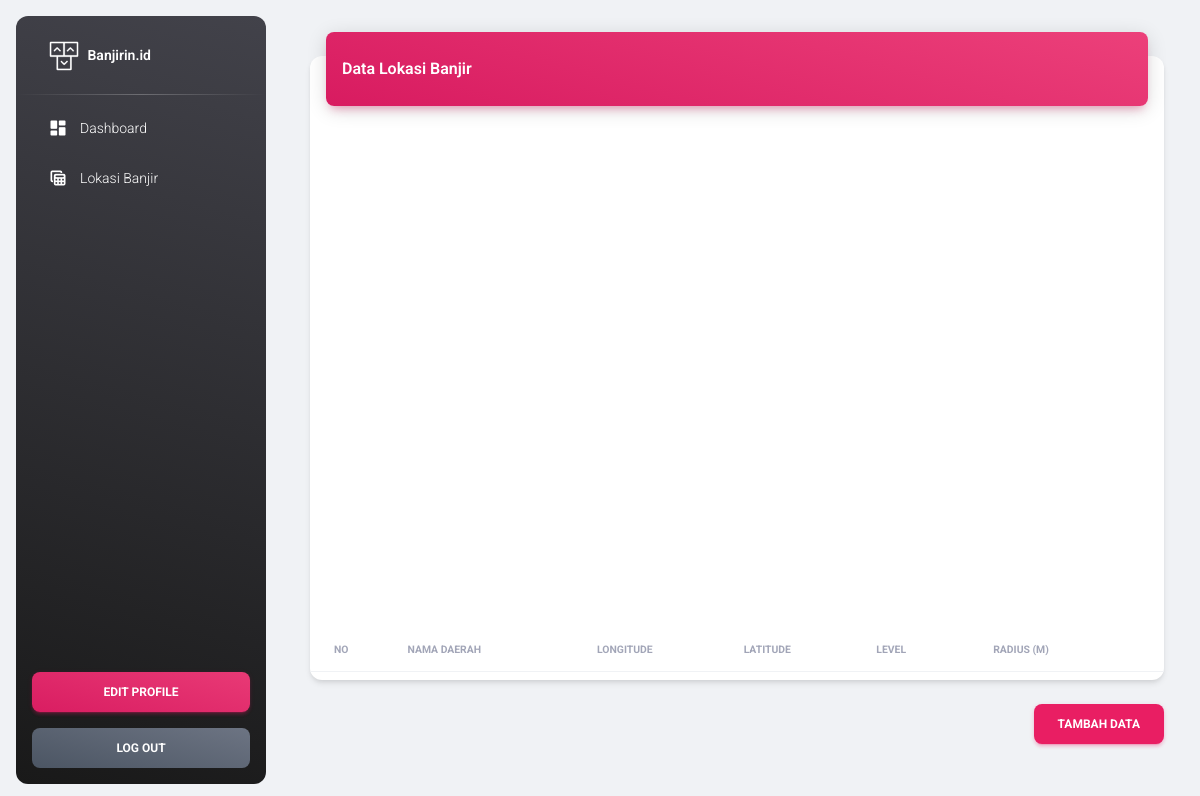
Page /dashboard/banjir/banjir.php on the earlier database version.
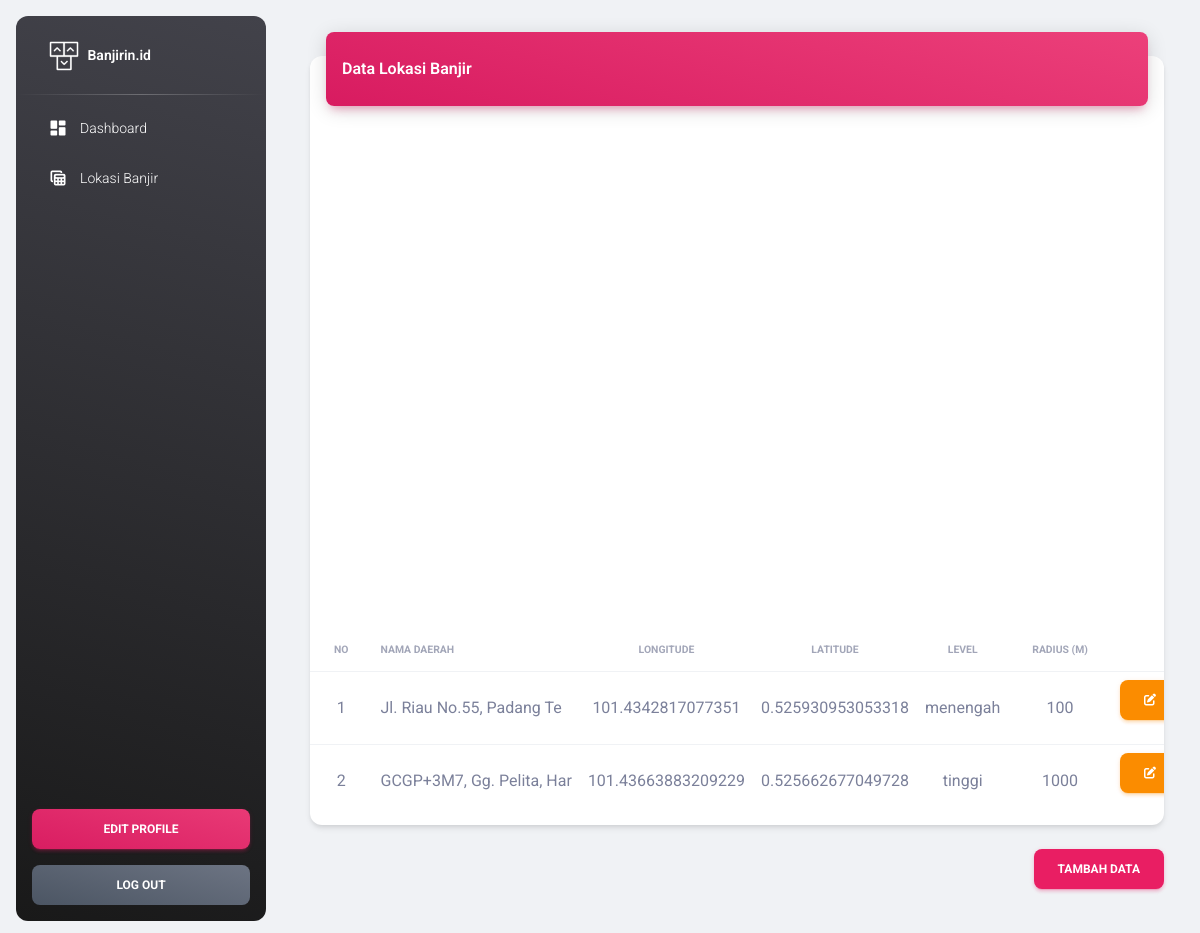
Same page on the later database version.
### tables this page shows
CREATE TABLE `banjir` (
  `id` int(11) NOT NULL,
  `nama_daerah` varchar(25) NOT NULL,
  `longitude` varchar(255) NOT NULL,
  `latitude` varchar(255) NOT NULL,
  `level` enum('rendah','menengah','tinggi') NOT NULL,
  `radius` int(11) NOT NULL
);

### dashboard/banjir/banjir.php (the view, shortened to what this page needs)
<?php
include '../../backend/koneksi.php';
?>
<!DOCTYPE html>
<html lang="en">
<head>
    <link href="../../plugins/assets/css/nucleo-icons.css" rel="stylesheet" />
    <link href="../../plugins/assets/css/nucleo-svg.css" rel="stylesheet" />
    <link id="pagestyle" href="../../plugins/assets/css/material-dashboard.css?v=3.1.0" rel="stylesheet" />
</head>
<body class="g-sidenav-show  bg-gray-200">
    <aside class="sidenav navbar navbar-vertical navbar-expand-xs border-0 border-radius-xl my-3 fixed-start ms-3   bg-gradient-dark" id="sidenav-main">
        <div class="sidenav-header">
            <a class="navbar-brand m-0" href="../index.php">
                <img src="../../plugins/assets/img/logo-ct.png" class="navbar-brand-img h-100" alt="main_logo">
                <span class="ms-1 font-weight-bold text-white">Banjirin.id</span>
            </a>
        </div>
        <hr class="horizontal light mt-0 mb-2">
        <div class="collapse navbar-collapse  w-auto " id="sidenav-collapse-main">
            <ul class="navbar-nav">
                <li class="nav-item">
                    <a class="nav-link text-white " href="../index.php">
                        <div class="text-white text-center me-2 d-flex align-items-center justify-content-center">
                            <i class="material-icons opacity-10">dashboard</i>
                        </div>
                        <span class="nav-link-text ms-1">Dashboard</span>
                    </a>
                </li>
                <li class="nav-item">
                    <a class="nav-link text-white " href="banjir.php">
                        <div class="text-white text-center me-2 d-flex align-items-center justify-content-center">
                            <i class="material-icons opacity-10">table_view</i>
                        </div>
                        <span class="nav-link-text ms-1">Lokasi Banjir</span>
                    </a>
                </li>
            </ul>
        </div>
        <div class="sidenav-footer position-absolute w-100 bottom-0 ">
            <div class="mx-3">
                <a class="btn bg-gradient-primary w-100" href="../EditUser.php" type="button">Edit Profile</a>
            </div>
            <div class="mx-3">
                <a class="btn bg-gradient-secondary w-100" href="../../backend/logout.php" type="button">Log out</a>
            </div>
        </div>
    </aside>
    <main class="main-content position-relative max-height-vh-100 h-100 border-radius-lg ">
        <nav class="navbar navbar-main navbar-expand-lg px-0 mx-4 shadow-none border-radius-xl" id="navbarBlur" data-scroll="true">
            <div class="container-fluid py-4">
                <div class="col-12">
                    <div class="card my-4">
                        <div class="card-header p-0 position-relative mt-n4 mx-3 z-index-2">
                            <div class="bg-gradient-primary shadow-primary border-radius-lg pt-4 pb-3">
                                <h6 class="text-white text-capitalize ps-3">Data Lokasi Banjir</h6>
                            </div>
                        </div>
                        <div class="card-body px-0 pb-2">
                            <div id="map-container">
                                <div id="google-map" style="height: 500px"></div>
                            </div>
                            <div class="table-responsive p-0">
                                <table class="table align-items-center mb-0">
                                    <thead>
                                        <tr>
                                            <th class="text-uppercase text-secondary text-xxs font-weight-bolder opacity-7">No</th>
                                            <th class="text-uppercase text-secondary text-xxs font-weight-bolder opacity-7 ps-2">Nama Daerah</th>
                                            <th class="text-center text-uppercase text-secondary text-xxs font-weight-bolder opacity-7">Longitude</th>
                                            <th class="text-center text-uppercase text-secondary text-xxs font-weight-bolder opacity-7">Latitude</th>
                                            <th class="text-center text-uppercase text-secondary text-xxs font-weight-bolder opacity-7">Level</th>
                                            <th class="text-center text-uppercase text-secondary text-xxs font-weight-bolder opacity-7">Radius (M)</th>
                                            <th class="text-secondary opacity-7"></th>
                                        </tr>
                                    </thead>
                                    <tbody>
                                        <?php
                                        $no = 1;
                                        $sqld = "SELECT * FROM banjir";
                                        $resultd = mysqli_query($conn, $sqld);
                                        if ($resultd) {
                                            while ($rowd = mysqli_fetch_assoc($resultd)) {
                                                $id = $rowd['id'];
                                                $nama = $rowd['nama_daerah'];
                                                $longitude = $rowd['longitude'];
                                                $latitude = $rowd['latitude'];
                                                $level = $rowd['level'];
                                                $radius = $rowd['radius'];
                                        ?>
                                                <tr>
                                                    <td class="text-center"><?php echo $no++; ?></td>
                                                    <td><?php echo $nama; ?></td>
                                                    <td class="text-center"><?php echo $longitude; ?></td>
                                                    <td class="text-center"><?php echo $latitude; ?></td>
                                                    <td class="text-center"><?php echo $level; ?></td>
                                                    <td class="text-center"><?php echo $radius; ?></td>
                                                    <td class="text-center">
                                                        <a href="edit.php?id=<?php echo $id; ?>" class="btn btn-warning">
                                                            <i class="fas fa-edit"></i>
                                                        </a>
                                                    </td>
                                                </tr>
                                        <?php
                                            }
                                        } else {
                                            echo "<tr><td colspan='10'>Tidak ada data.</td></tr>";
                                        }
                                        ?>
                                    </tbody>
                                </table>
                            </div>
                        </div>
                    </div>
                    <div class="text-right">
                        <a href="tambah.php" class="btn btn-primary float-end">Tambah Data</a>
                    </div>
                </div>
            </div>
        </nav>
    </main>
</body>
</html>

Differences in the rows shown:
added banjir: nama_daerah "Jl. Riau No.55, Padang Te", longitude "101.4342817077351", latitude "0.525930953053318", level "menengah", radius "100"
added banjir: nama_daerah "GCGP+3M7, Gg. Pelita, Har", longitude "101.43663883209229", latitude "0.525662677049728", level "tinggi", radius "1000"
